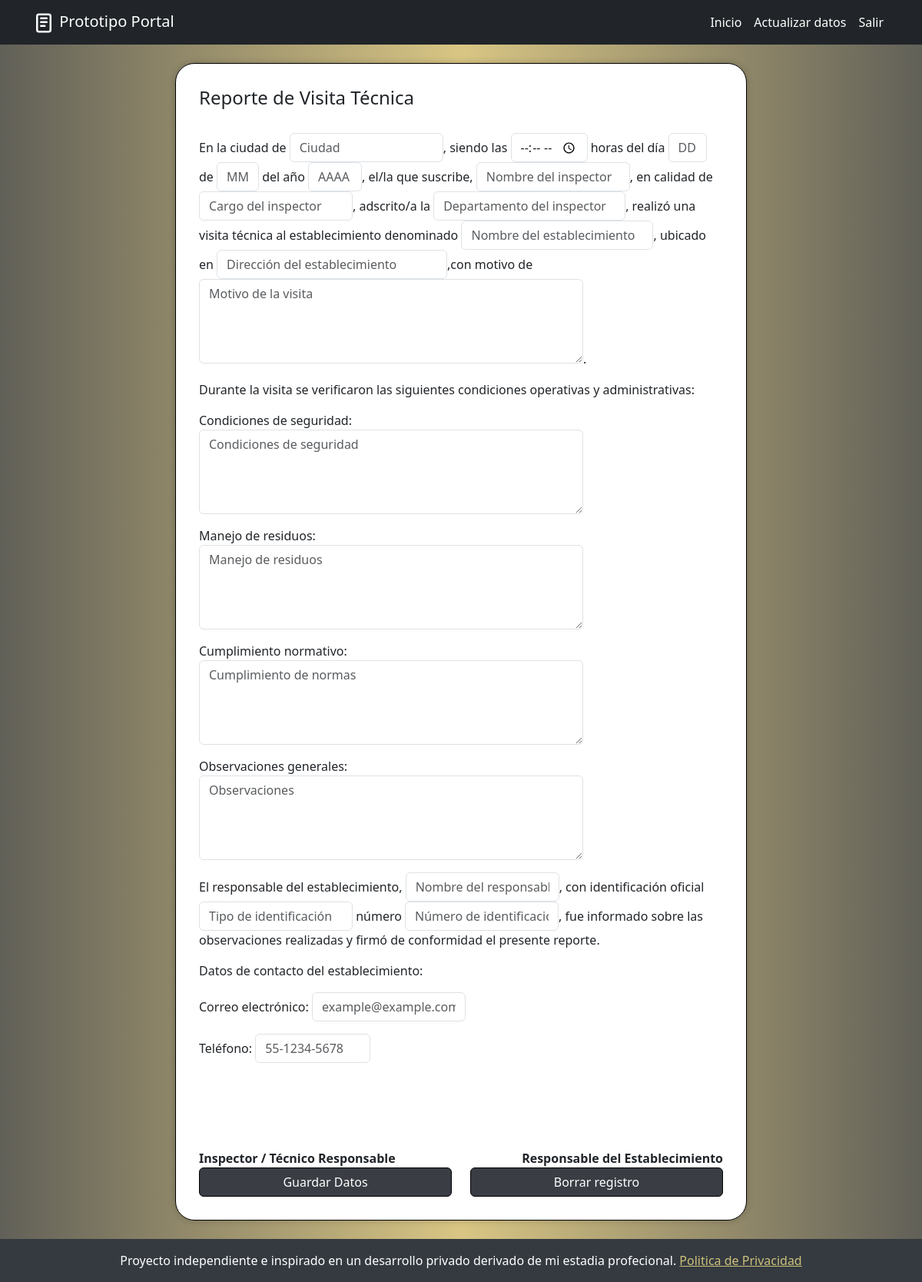
Before: /reporte_visita_tecnica/ (signed in) with the older database file.
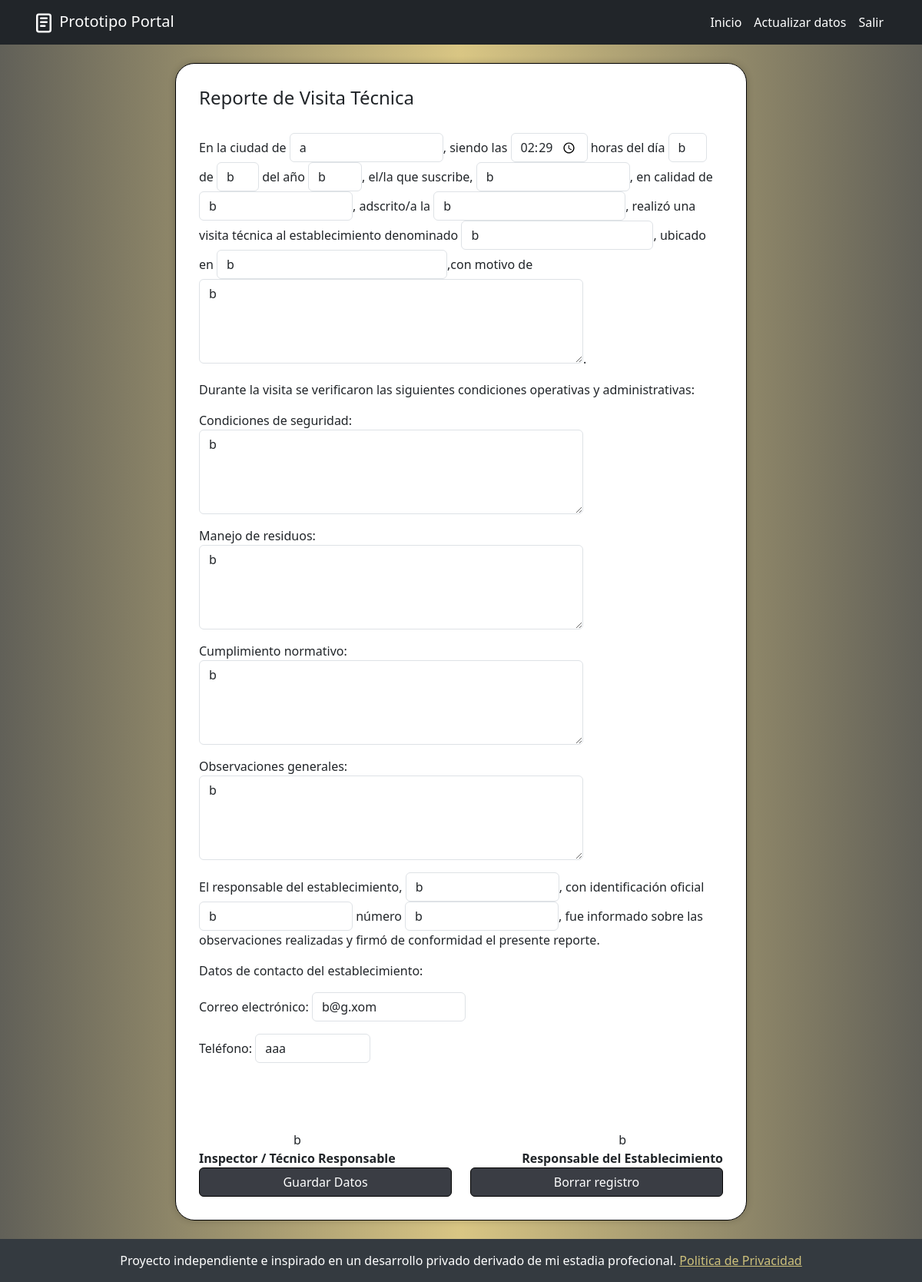
After: the same page with the newer database file.
### Portal/models.py (models this page shows, shortened)
class reporteVisitaTecnicaModel(models.Model):
    ciudadRVT = models.CharField(max_length=255)
    horaRVT = models.TimeField()
    diaRVT = models.CharField(max_length=2)
    mesRVT = models.CharField(max_length=2)
    yearRVT = models.CharField(max_length=4)
    inspectorRVT = models.CharField(max_length=255)
    cargoRVT = models.CharField(max_length=255)
    departamentoRVT = models.CharField(max_length=255)
    nomEstableRVT = models.CharField(max_length=255)
    direcEstableRVT = models.CharField(max_length=255)
    motivoVisitaRVT = models.TextField(max_length=500)
    condiciSeguRVT = models.TextField(max_length=500)
    manejoResiduosRVT = models.TextField(max_length=500)
    cumpliNormasRVT = models.TextField(max_length=500)
    observacionesRVT = models.TextField(max_length=500)
    nombreResponsRVT = models.CharField(max_length=255)
    tipoIdentificacionRVT = models.CharField(max_length=255)
    numIdentificacionRVT = models.CharField(max_length=255)
    emailEstableciRVT = models.EmailField(max_length=255)
    telefonoEstableciRVT = models.CharField(max_length=12)
    user = models.ForeignKey(User, on_delete=models.CASCADE)

### Portal/views.py (the view)
# urls.py: path('reporte_visita_tecnica/', views.reporteVisitaTecnica, name='reporteVisitaTecnica'),
def reporteVisitaTecnica(request):
    datos = reporteVisitaTecnicaModel.objects.filter(user=request.user).first()
    if request.method == 'POST':
        if datos:
            form = formReporteVisitaTecnica(request.POST, instance=datos)
        else:
            form = formReporteVisitaTecnica(request.POST)
        if form.is_valid():
            instancia = form.save(commit=False)
            instancia.user = request.user  # Asegúrate de asignar el usuario si es necesario
            instancia.save()
            messages.success(request, 'Datos del Reporte de Visita Tecnica enviados correctamente')
            return redirect('home')
        else:
            messages.error(request, 'Por favor introdusca valores validos.')
            print(form.errors)
    else:
        if datos:
            form = formReporteVisitaTecnica(instance=datos)
        else:
            form = formReporteVisitaTecnica()
    return render(request, 'Documentos/reporteVisitaTec.html', {
        'form': form,
        'datos': datos
    })

### Portal/templates/Documentos/reporteVisitaTec.html (shortened to what this page needs)
{% extends 'base.html' %}
{% block content %}
<div class="container-fluid mb-4" >
    <div class="row justify-content-center">
        <div class="documentosGenerales-card col-12 col-sm-12 col-md-12 col-lg-8 col-xl-8 ">
            <form action="{% url 'reporteVisitaTecnica' %}" id="formularioRVT" method="post">
                <h4>Reporte de Visita Técnica</h4>
                <br>
                <p>
                    En la ciudad de {{form.ciudadRVT}}, siendo las {{form.horaRVT}} horas del día {{form.diaRVT}} de {{form.mesRVT}} del año {{form.yearRVT}}, el/la que suscribe, {{form.inspectorRVT}}, en calidad de {{form.cargoRVT }}, adscrito/a la {{form.departamentoRVT}}, realizó una visita técnica al establecimiento denominado {{form.nomEstableRVT}}, ubicado en {{form.direcEstableRVT}},con motivo de {{form.motivoVisitaRVT }}.
                </p>
                <p>
                    Durante la visita se verificaron las siguientes condiciones operativas y administrativas:
                </p>
                <p>
                    Condiciones de seguridad: {{form.condiciSeguRVT}}
                </p>
                <p>
                    Manejo de residuos: {{form.manejoResiduosRVT}}
                </p>
                <p>
                    Cumplimiento normativo: {{form.cumpliNormasRVT}}
                </p>
                <p>
                    Observaciones generales: {{form.observacionesRVT}}
                </p>
                <p>
                    El responsable del establecimiento, {{form.nombreResponsRVT}}, con identificación oficial {{form.tipoIdentificacionRVT}} número {{form.numIdentificacionRVT}}, fue informado sobre las observaciones realizadas y firmó de conformidad el presente reporte.
                </p>
                <p>
                    Datos de contacto del establecimiento:
                </p>
                <p>
                    Correo electrónico: {{form.emailEstableciRVT}}
                </p>
                <p>
                    Teléfono: {{form.telefonoEstableciRVT}}
                </p>
                <br><br><br>
            </form>
            <div class="justify-content-between d-flex flex-wrap">
                <span class="text-center ">
                    {{datos.inspectorRVT}} <br>
                    <strong>Inspector / Técnico Responsable</strong>
                </span>
                <span class="text-center">
                    {{datos.nombreResponsRVT}} <br>
                    <strong>Responsable del Establecimiento</strong>
                </span>
            </div>
            <div class="d-grid gap-4">
                <div class="row text-center">
                    <div class="col-12 col-md-6 ">
                        <button type="submit" class="btn btn-primary w-100 botongral" form="formularioRVT" >
                            Guardar Datos
                        </button>
                    </div>
                    <div class="col-12 col-md-6">
                        <button type="submit" class="btn btn-primary w-100 botongral" >
                            Borrar registro
                        </button>
                    </div>
                </div>
            </div>
        </div>
    </div>
</div>
{% endblock %}

Changed rows visible on the page:
added reporteVisitaTecnicaModel: ciudadRVT "a", horaRVT "14:29:00", diaRVT "b", mesRVT "b", yearRVT "b", inspectorRVT "b", cargoRVT "b", departamentoRVT "b", nomEstableRVT "b", direcEstableRVT "b", motivoVisitaRVT "b", condiciSeguRVT "b", manejoResiduosRVT "b", cumpliNormasRVT "b", observacionesRVT "b", nombreResponsRVT "b", tipoIdentificacionRVT "b", numIdentificacionRVT "b", emailEstableciRVT "b@g.xom", telefonoEstableciRVT "aaa"
